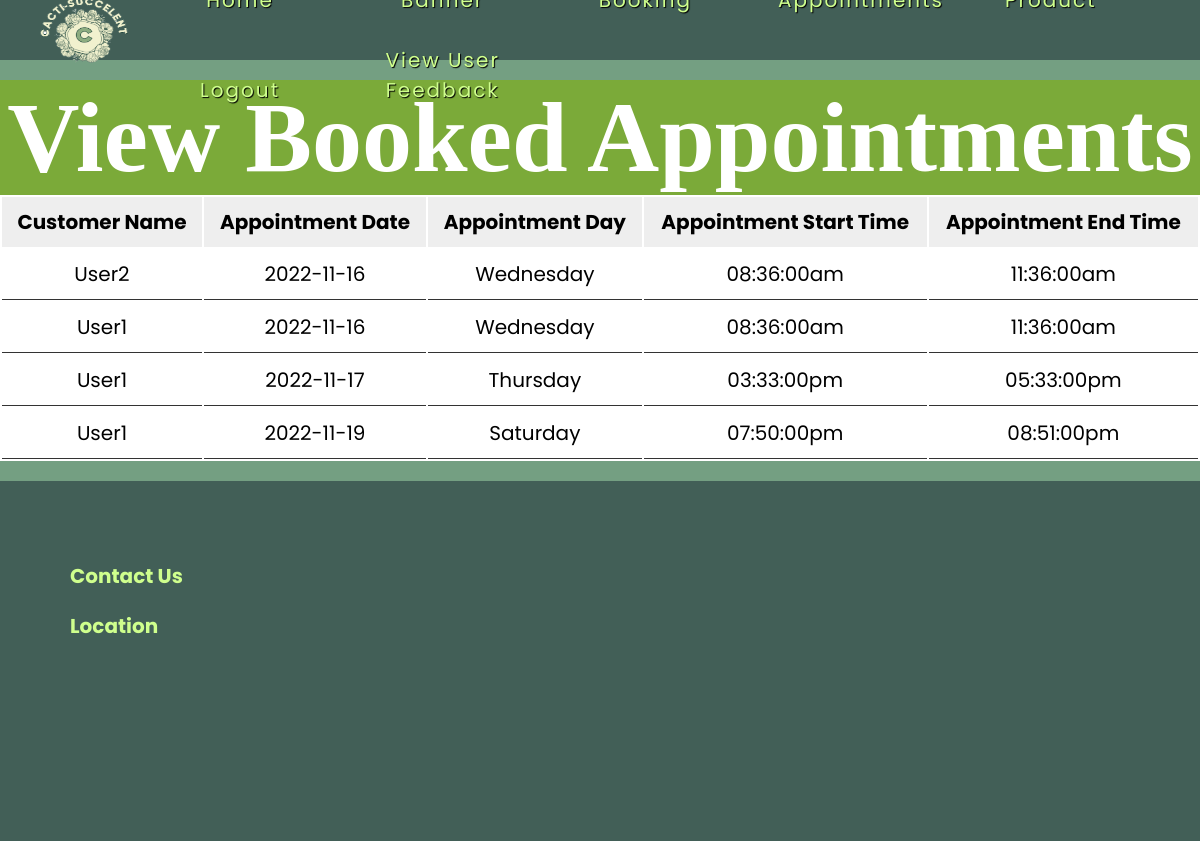
/adminViewAppointment.php, run on an earlier commit of the app's database.
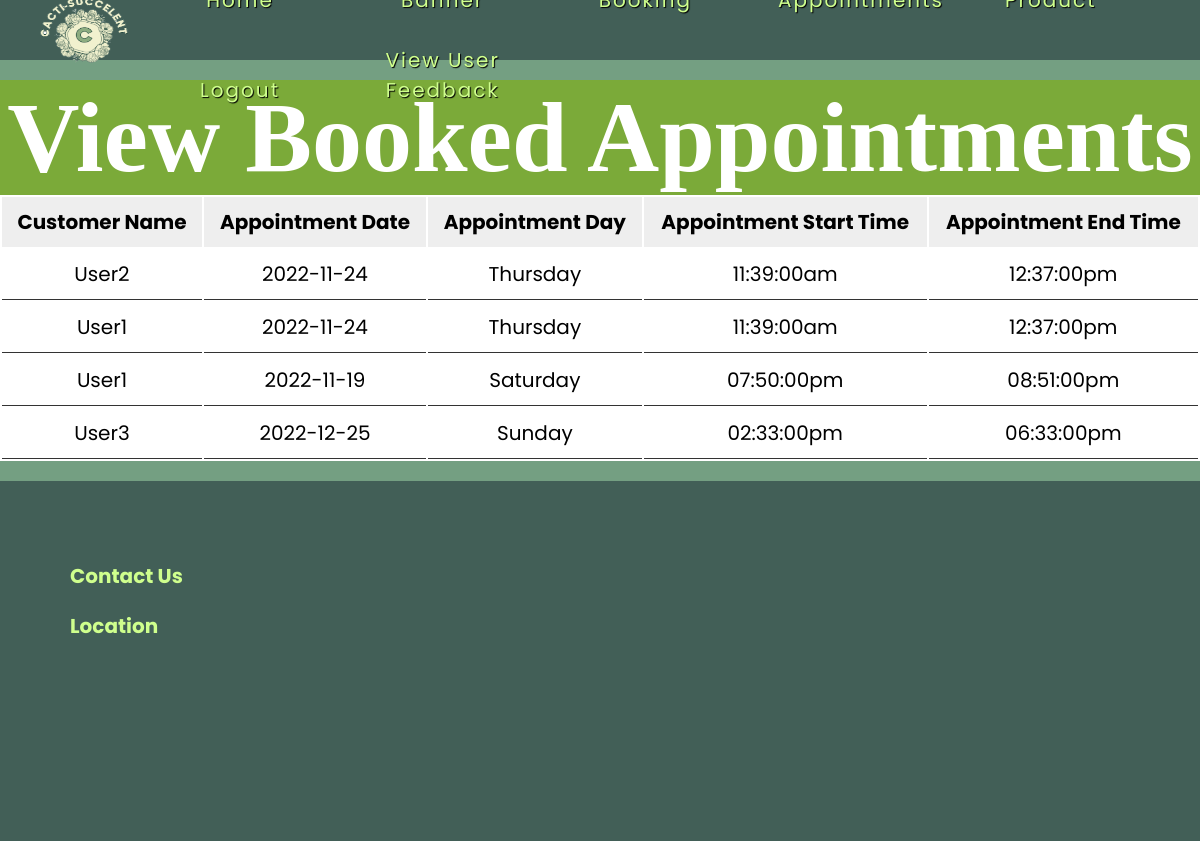
And on a later commit of the database.
### tables this page shows
CREATE TABLE `tbl_appointment` (
  `appointmentID` int(11) NOT NULL,
  `appointmentDate` date NOT NULL,
  `appointmentStartTime` time NOT NULL,
  `appointmentEndTime` time NOT NULL,
  `customerName` varchar(255) NOT NULL,
  `bookingID` int(11) NOT NULL,
  `customerEmail` varchar(255) NOT NULL,
  `appointmentCreatedAt` timestamp NOT NULL DEFAULT current_timestamp()
);

### adminViewAppointment.php (the view, shortened to what this page needs)
<?php
@include 'dbcon.php';
?>
<!DOCTYPE html>
<html lang="en">
<head>
    <link rel="stylesheet" type="text/css" href="assets/css/productcss.css">
    <link rel="stylesheet" href="https://cdnjs.cloudflare.com/ajax/libs/font-awesome/5.15.4/css/all.min.css">
    <link rel="stylesheet" href="https://stackpath.bootstrapcdn.com/font-awesome/4.7.0/css/font-awesome.min.css">
</head>
<body>
    <header>
        <nav class="header">
		<div><img class="Logo" src="images/Logo.png"></div>
        <ul>
        <li><a href="adminPage.php">Home</a></li>
            <li><a href="banneradsui.php">Banner</a></li>
            <li><a href="adminBooking.php">Booking</a></li>
            <li><a href="adminViewAppointment.php">View Appointments</a></li>
            <li><a href="Product.php">Product</a></li>
            <li><a href="logout.php">Logout</a></li>
            <li><a href="view_feedback.php">View User Feedback</a></li>
            </ul>
        </nav>
    </header>
    <div class="ProductCover">
		<div class="CoverText">
			<h1>View Booked Appointments</h1>
		</div>
	</div>
    <?php
        $select = mysqli_query($con, "SELECT * FROM tbl_appointment");
    ?>
    <div class="product-display">
            <table class="product-display-table">
            <thead>
                    <tr>
                        <th>Customer Name</th>
                        <th>Appointment Date</th>
                        <th>Appointment Day</th>
                        <th>Appointment Start Time</th>
                        <th>Appointment End Time</th>
                    </tr>
                </thead>
                <?php while($row = mysqli_fetch_assoc($select)){ ?>
                    <tr>
                    <td><?php echo $row['customerName']; ?></td>
                    <td><?php echo $row['appointmentDate']; ?></td>
                        <td><?php echo date('l', strtotime($row['appointmentDate']));?></td>
                        <td><?php echo date('h:i:sa',strtotime($row['appointmentStartTime'])); ?></td>
                        <td><?php echo date('h:i:sa',strtotime($row['appointmentEndTime'])); ?></td>
                    </tr>
                <?php } ?>
            </table>
        </div>
    	<footer>
        <section class=" footer">
            <div class="section-4">
                <ul class="footer-links">
                    <li><a href="">Contact Us</a></li>
                    <li><a href="">Location</a></li>
                </ul>
            </div>
        </section>
    </footer>
</body>
</html>

### assets/css/productcss.css (style rules this page uses)
:root { --green:#27ae60; --black:#333; --white:#fff; --bg-color:#eee; --box-shadow:0 .5rem 1rem rgba(0,0,0,.1); --border:.1rem solid var(--black); }
* { font-family: 'Poppins', sans-serif; margin:0; padding:0; box-sizing: border-box; outline: none; border:none; text-decoration: none; text-transform: capitalize; }
html { font-size: 62.5%; overflow-x: hidden; background-color: #749F82; scroll-behavior: smooth; }
header { height: 80px; }
.header { position: relative; width: 100%; margin: auto; display: flex; align-items: center; justify-content: space-between; padding: 1rem 1rem; z-index: 1; margin: 0; background-color: #425F57; max-height: 60px; }
.Logo { position: relative; float: left; margin-left: 20px; height: 95px; width: 100px; padding-top: 8px; padding-bottom: 5px; display: flex; }
a { text-decoration: none; }
nav { float: right; margin-right: 5px; margin-top: 15px; position: relative; z-index: 1; }
nav ul li { margin: auto; margin-left: 20px; display: inline-block; text-align: center; padding: 15px 20px; width: 180px; font-size: 20px; font-family: Arial, Helvetica, sans-serif; text-transform: uppercase; letter-spacing: 2px; position: relative; }
nav ul li a { text-shadow: 1px 1px 1px black; color: #CFFF8D; }
.ProductCover { box-sizing: border-box; float: left; width: 100%; height: 100%; background: #7baa39; }
.CoverText { margin-top: auto; }
.CoverText h1 { color: white; font-family: Times New Roman,sans-serif; font-size: 100px; font-weight: bold; text-align: center; }
.product-display { margin:2rem 0; background-color: #fff; }
.product-display .product-display-table { width: 100%; text-align: center; }
.product-display .product-display-table thead { background: var(--bg-color); }
.product-display .product-display-table th { padding:1rem; font-size: 2rem; }
.product-display .product-display-table td { padding:1rem; font-size: 2rem; border-bottom: var(--border); }
footer { background-color: #425F57; height: 360px; padding-top: 20px; }
.footer { display: flex; flex-direction: row; padding: 50px; }
.section-4 { width: 30%; height: 200px; }
.footer-links li { padding: 10px; list-style-type: none; }
.footer-links a { color: #808080; }
.section-4 ul li a { color: #CFFF8D; font-weight: bold; font-size: 20px; padding: 10px; }

What changed in the data, as far as the page shows it:
removed tbl_appointment: customerName "User1", appointmentDate "2022-11-17", appointmentDate "Thursday", appointmentStartTime "03:33:00pm", appointmentEndTime "05:33:00pm"
changed tbl_appointment "User2": appointmentDate "2022-11-16" → "2022-11-24"; appointmentDate "Wednesday" → "Thursday"; appointmentStartTime "08:36:00am" → "11:39:00am"; appointmentEndTime "11:36:00am" → "12:37:00pm"
changed tbl_appointment (number 2 of 4 on the later page): appointmentDate "2022-11-16" → "2022-11-24"; appointmentDate "Wednesday" → "Thursday"; appointmentStartTime "08:36:00am" → "11:39:00am"; appointmentEndTime "11:36:00am" → "12:37:00pm"
added tbl_appointment: customerName "User3", appointmentDate "2022-12-25", appointmentDate "Sunday", appointmentStartTime "02:33:00pm", appointmentEndTime "06:33:00pm"
